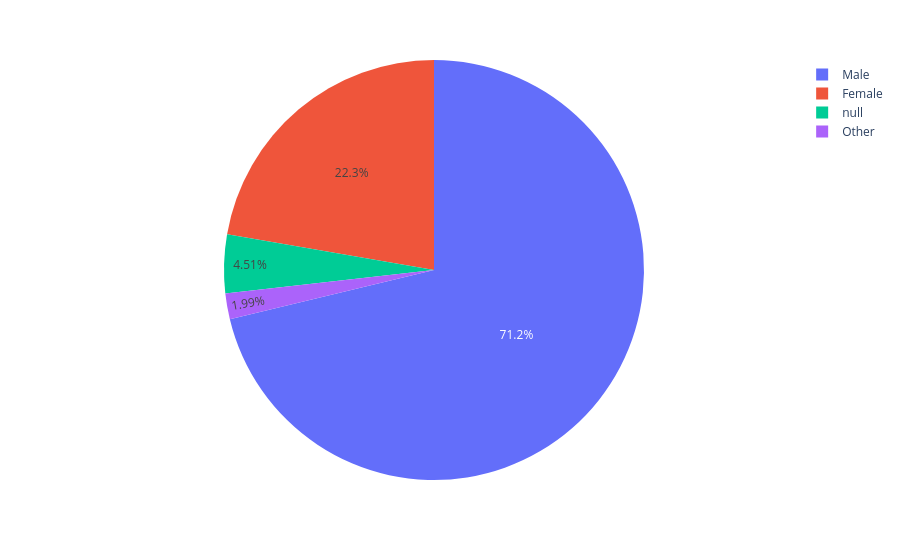

Here is the notebook cell this chart was saved with:
### Code cell
px.pie(df,names="member_gender")

### Figure 1 — Plotly figure (JSON) as saved in the notebook; plotly's stock layout.template omitted (floating-point values rounded to 4 significant figures; data arrays with more than 128 entries replaced by an {"elided": "..."} marker saying what was removed)
{"data": [{"domain": {"x": [0, 1], "y": [0, 1]}, "hovertemplate": "member_gender=%{label}<extra></extra>", "labels": {"elided": "183412 str values"}, "legendgroup": "", "name": "", "showlegend": true, "type": "pie"}], "layout": {"legend": {"tracegroupgap": 0}, "margin": {"t": 60}}}
